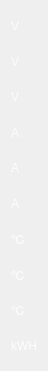
   <widget class="QWidget" name="layoutWidget_5">
    <property name="geometry">
     <rect>
      <x>720</x>
      <y>140</y>
      <width>41</width>
      <height>371</height>
     </rect>
    </property>
    <layout class="QVBoxLayout" name="verticalLayout_8">
     <item>
      <widget class="QLabel" name="label_152">
       <property name="styleSheet">
        <string notr="true">font: 17px &quot;Ubuntu&quot;;
color: rgb(253, 252, 252);</string>
       </property>
       <property name="text">
        <string>V</string>
       </property>
      </widget>
     </item>
     <item>
      <widget class="QLabel" name="label_153">
       <property name="styleSheet">
        <string notr="true">font: 17px &quot;Ubuntu&quot;;
color: rgb(253, 252, 252);</string>
       </property>
       <property name="text">
        <string>V</string>
       </property>
      </widget>
     </item>
     <item>
      <widget class="QLabel" name="label_154">
       <property name="styleSheet">
        <string notr="true">font: 17px &quot;Ubuntu&quot;;
color: rgb(253, 252, 252);</string>
       </property>
       <property name="text">
        <string>V</string>
       </property>
      </widget>
     </item>
     <item>
      <widget class="QLabel" name="label_155">
       <property name="styleSheet">
        <string notr="true">font: 17px &quot;Ubuntu&quot;;
color: rgb(253, 252, 252);</string>
       </property>
       <property name="text">
        <string>A</string>
       </property>
      </widget>
     </item>
     <item>
      <widget class="QLabel" name="label_156">
       <property name="styleSheet">
        <string notr="true">font: 17px &quot;Ubuntu&quot;;
color: rgb(253, 252, 252);</string>
       </property>
       <property name="text">
        <string>A</string>
       </property>
      </widget>
     </item>
     <item>
      <widget class="QLabel" name="label_157">
       <property name="styleSheet">
        <string notr="true">font: 17px &quot;Ubuntu&quot;;
color: rgb(253, 252, 252);</string>
       </property>
       <property name="text">
        <string>A</string>
       </property>
      </widget>
     </item>
     <item>
      <widget class="QLabel" name="label_158">
       <property name="styleSheet">
        <string notr="true">font: 17px &quot;Ubuntu&quot;;
color: rgb(253, 252, 252);</string>
       </property>
       <property name="text">
        <string>℃</string>
       </property>
      </widget>
     </item>
     <item>
      <widget class="QLabel" name="label_159">
       <property name="styleSheet">
        <string notr="true">font: 17px &quot;Ubuntu&quot;;
color: rgb(253, 252, 252);</string>
       </property>
       <property name="text">
        <string>℃</string>
       </property>
      </widget>
     </item>
     <item>
      <widget class="QLabel" name="label_160">
       <property name="styleSheet">
        <string notr="true">font: 17px &quot;Ubuntu&quot;;
color: rgb(253, 252, 252);</string>
       </property>
       <property name="text">
        <string>℃</string>
       </property>
      </widget>
     </item>
     <item>
      <widget class="QLabel" name="label_161">
       <property name="styleSheet">
        <string notr="true">font: 17px &quot;Ubuntu&quot;;
color: rgb(253, 252, 252);</string>
       </property>
       <property name="text">
        <string>kWH</string>
       </property>
      </widget>
     </item>
    </layout>
   </widget>
